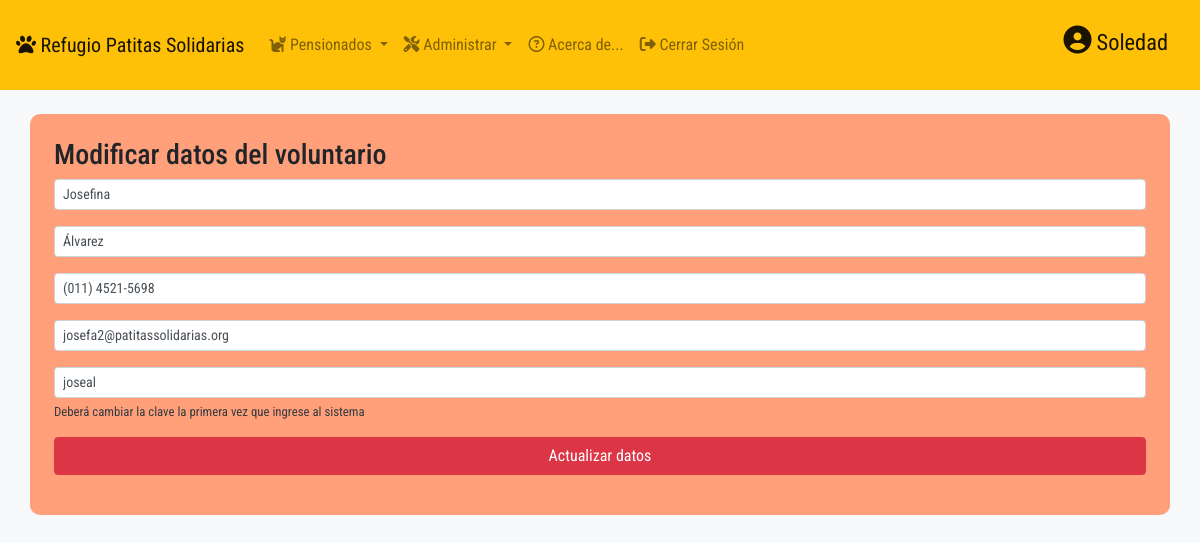
The page /db/form_voluntario.php?id=1 (signed in) on the database its author committed.
### tables this page shows
CREATE TABLE `usuarios` (
  `id` int(11) NOT NULL,
  `apellido` varchar(50) NOT NULL,
  `nombre` varchar(50) NOT NULL,
  `usuario` varchar(20) NOT NULL DEFAULT 'voluntario',
  `clave` varchar(255) NOT NULL DEFAULT 'voluntario',
  `celular` varchar(20) NOT NULL,
  `email` varchar(50) NOT NULL
);

### db/form_voluntario.php (the view, shortened to what this page needs)
<?php
include("conexion.php");
if (isset($_GET['id'])) {
    $id = $_GET['id'];
    $query = "SELECT * FROM usuarios WHERE id = $id;";
    $resultado = mysqli_query($conexion, $query);
    if (mysqli_num_rows($resultado) == 1) {
        $row = mysqli_fetch_array($resultado);
        $nom = $row['nombre'];
        $ape = $row['apellido'];
        $email = $row['email'];
        $user = $row['usuario'];
        $cel = $row['celular'];
    }
}
include_once("header_admin.php");
?>
<div class="container p-4 mt-4" id="tabla-vol">
    <form action="form_voluntario.php?id=<?php echo $_GET['id']; ?>" method="POST">
        <h3>Modificar datos del voluntario</h3>
        <div class="form-group">
            <input type="text" class="form-control form-control-sm" id="nombre" name="nombre" aria-describedby="nombre" value="<?php echo html_entity_decode($nom); ?>">
        </div>
        <div class="form-group">
            <input type="text" class="form-control form-control-sm" id="apellido" name="apellido" aria-describedby="apellido" value="<?php echo html_entity_decode($ape); ?>">
        </div>
        <div class="form-group">
            <input type="text" class="form-control form-control-sm" id="celular" name="celular" aria-describedby="celular" value="<?php echo html_entity_decode($cel); ?>" pattern="\(011) [0-9]{4}[ -][0-9]{4}">
        </div>
        <div class="form-group">
            <input type="email" class="form-control form-control-sm" id="email" name="email" aria-describedby="email" value="<?php echo html_entity_decode($email); ?>">
        </div>
        <div class="form-group">
            <input type="text" class="form-control form-control-sm" id="usuario" name="usuario" aria-describedby="usuario" value="<?php echo html_entity_decode($user); ?>">
            <small id="usuarioHelp" class="form-text  text-dark">Deberá cambiar la clave la primera vez que ingrese al sistema</small>
        </div>
        <div class="form-group mt-2"><button type="submit" name="update-vol" class="btn btn-danger btn-block">Actualizar datos</button></div>
    </form>
</div>
<?php include_once("footer_admin.php"); ?>

### styles/admin.css (style rules this page uses)
body { font-family: 'Roboto Condensed', sans-serif; }
#tabla-vol, #agregar-vol { background-color: lightsalmon; }
#info-vol, #agregar-vol, #tabla-vol { border-radius: 10px; }

### rows shown on the page
usuarios: nombre "Josefina", apellido "Álvarez", celular "(011) 4521-5698", email "josefa2@patitassolidarias.org", usuario "joseal"

### other values the page prints
html_entity_decode($_SESSION['username']) "Soledad"
